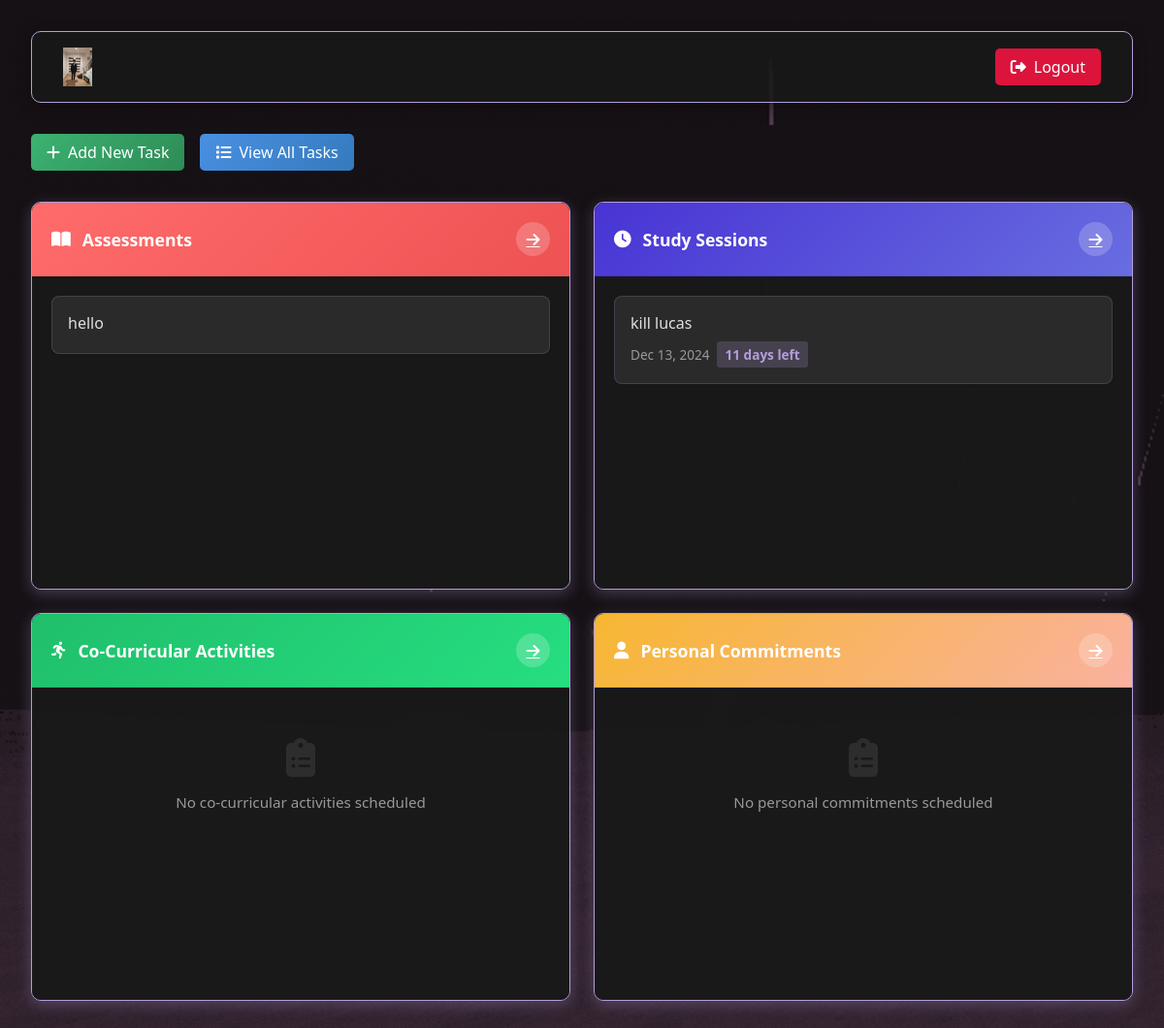
The page /dashboard (signed in) on the database as committed earlier.
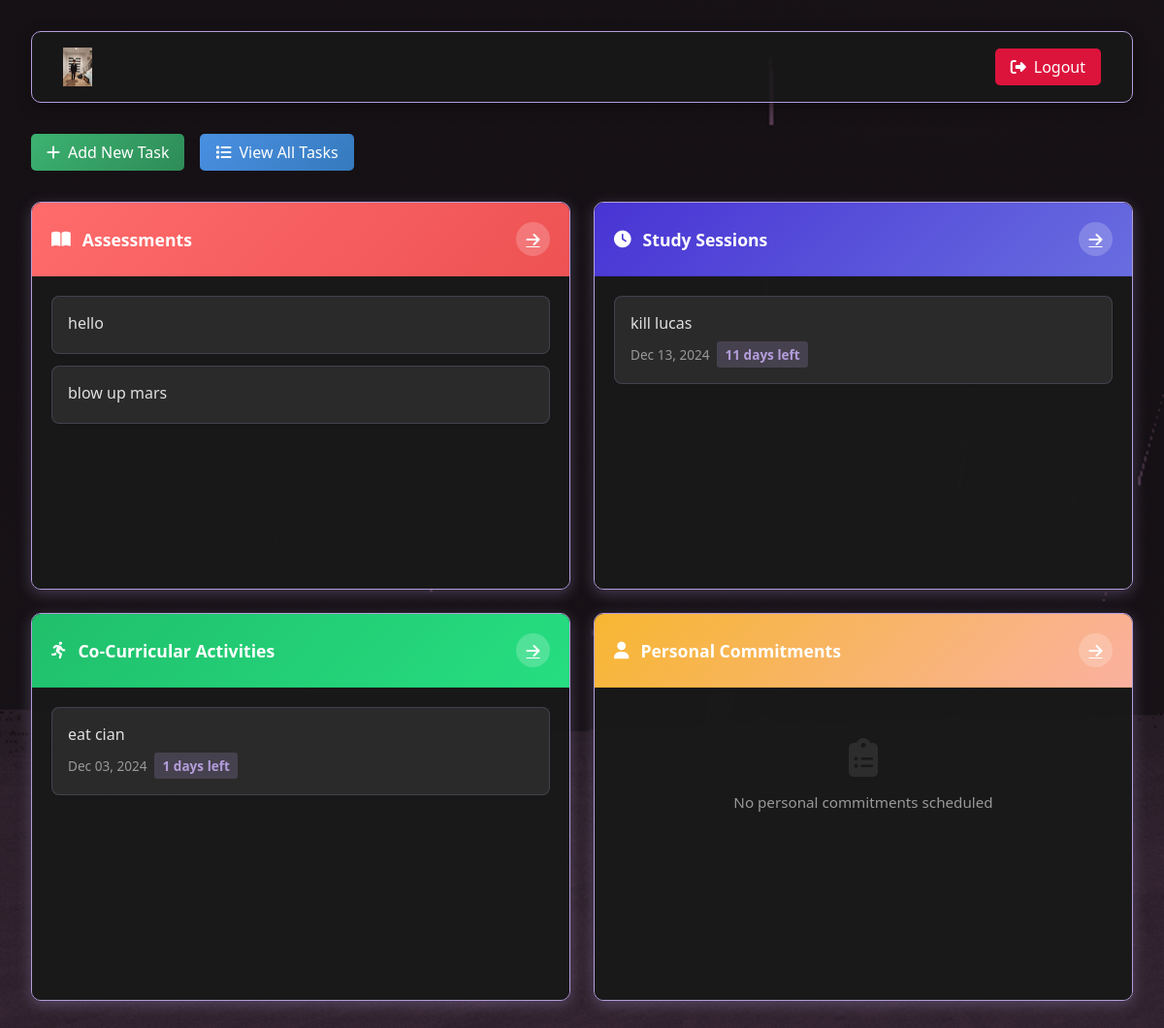
The same page on the database as committed later.
### flask_app/setup_db.py (models this page shows)
class ToDo(Base):
    __tablename__ = 'todo'
    id = Column(Integer, primary_key=True)
    task = Column(String, nullable=False)
    category = Column(String, nullable=False)
    completed = Column(Boolean, default=False)
    due_date = Column(DateTime, nullable=True)
    user_id = Column(Integer, ForeignKey('users.id'), nullable=False)
    user = relationship('User', back_populates='todos')

### flask_app/app.py (the view)
@app.route('/dashboard')
def dashboard():
    if "user_id" not in session:
        flash("Please log in to access the dashboard.", "warning")
        return redirect('/login')
    user_id = session["user_id"]
    todos = db_session.query(ToDo).filter_by(user_id=user_id).all()
    return render_template('dashboard.html', todos=todos, calculate_days=calculate_days_remaining)

### flask_app/app.py (called while the page is built)
def calculate_days_remaining(due_date):
    if not due_date:
        return None
    today = date.today()
    days = (due_date.date() - today).days
    if days < 0:
        return "Overdue"
    elif days == 0:
        return "Due today"
    else:
        return f"{days} days left"

### flask_app/templates/dashboard.html (shortened to what the changed rows need)
<!DOCTYPE html>
<html lang="en">
<head>
    <link rel="stylesheet" href="https://cdnjs.cloudflare.com/ajax/libs/font-awesome/6.4.0/css/all.min.css">
</head>
<body>
    <div class="dashboard">
        <div class="grid-container">
            <div class="card">
                <div class="card-body">
                    <div class="task-list">
                        {% set assessment_todos = todos|selectattr('category', 'equalto', 'Assessments')|list %}
                        {% if assessment_todos %}
                            {% for todo in assessment_todos %}
                                <div class="task-item">
                                    <div>
                                        <div class="task-title {% if todo.completed %}completed{% endif %}">
                                            {{ todo.task }}
                                        </div>
                                    </div>
                                </div>
                            {% endfor %}
                        {% else %}
                            <div class="empty-state">
                                <i class="fas fa-clipboard-list"></i>
                                <p>No assessments scheduled</p>
                            </div>
                        {% endif %}
                    </div>
                </div>
            </div>
            <div class="card">
                <div class="card-body">
                    <div class="task-list">
                        {% set study_todos = todos|selectattr('category', 'equalto', 'Study Sessions')|list %}
                        {% if study_todos %}
                            {% for todo in study_todos %}
                                <div class="task-item">
                                    <div>
                                        <div class="task-title {% if todo.completed %}completed{% endif %}">
                                            {{ todo.task }}
                                        </div>
                                        {% if todo.due_date %}
                                            <div class="task-date">
                                                {{ todo.due_date.strftime('%b %d, %Y') }}
                                                {% set days = calculate_days(todo.due_date) %}
                                                {% if days %}
                                                    <span class="status {% if days == 'Overdue' %}status-overdue{% elif days == 'Due today' %}status-today{% else %}status-upcoming{% endif %}">
                                                        {{ days }}
                                                    </span>
                                                {% endif %}
                                            </div>
                                        {% endif %}
                                    </div>
                                </div>
                            {% endfor %}
                        {% else %}
                            <div class="empty-state">
                                <i class="fas fa-clipboard-list"></i>
                                <p>No study sessions scheduled</p>
                            </div>
                        {% endif %}
                    </div>
                </div>
            </div>
            <div class="card">
                <div class="card-body">
                    <div class="task-list">
                        {% set cocurricular_todos = todos|selectattr('category', 'equalto', 'Co-Curricular')|list %}
                        {% if cocurricular_todos %}
                            {% for todo in cocurricular_todos %}
                                <div class="task-item">
                                    <div>
                                        <div class="task-title {% if todo.completed %}completed{% endif %}">
                                            {{ todo.task }}
                                        </div>
                                        {% if todo.due_date %}
                                            <div class="task-date">
                                                {{ todo.due_date.strftime('%b %d, %Y') }}
                                                {% set days = calculate_days(todo.due_date) %}
                                                {% if days %}
                                                    <span class="status {% if days == 'Overdue' %}status-overdue{% elif days == 'Due today' %}status-today{% else %}status-upcoming{% endif %}">
                                                        {{ days }}
                                                    </span>
                                                {% endif %}
                                            </div>
                                        {% endif %}
                                    </div>
                                </div>
                            {% endfor %}
                        {% else %}
                            <div class="empty-state">
                                <i class="fas fa-clipboard-list"></i>
                                <p>No co-curricular activities scheduled</p>
                            </div>
                        {% endif %}
                    </div>
                </div>
            </div>
        </div>
    </div>
</body>
</html>

Rows that differ between the two databases and show on the page:
added ToDo: task "blow up mars"
added ToDo: task "eat cian", due_date "Dec 03, 2024", days "1 days left"
Other text that changed with them:
text no longer shown: "No co-curricular activities scheduled"
